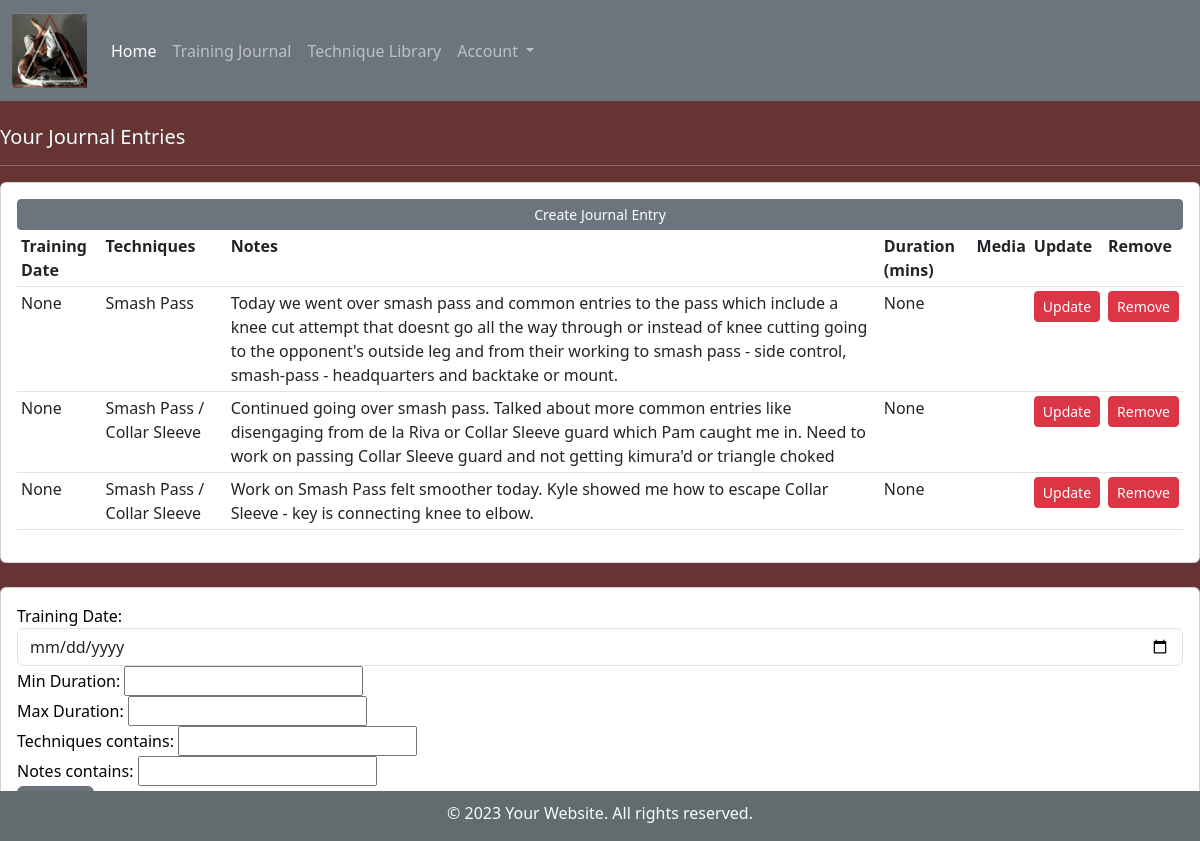
Screenshot of /trainingjournal/ (signed in) with the database file from the repository.
### djangoApp/models.py (models this page shows, shortened)
class TrainingLogEntry(models.Model):
    id = models.AutoField(primary_key=True)
    user = models.ForeignKey(User, on_delete=models.CASCADE, null=True)
    Date_Added = models.DateTimeField(auto_now_add=True, null=True)
    Training_Date=models.DateField(null=True)
    Techniques = models.CharField(max_length=100, null=True)
    Notes=models.TextField(blank=True, null=True)
    Duration = models.IntegerField(null=True, blank=True, help_text="Minutes")
    image = models.ImageField(upload_to='training_log_images/', blank=True, null=True)
    video = models.FileField(upload_to='training_log_videos/', blank=True, null=True)  # Video field added

### djangoApp/views.py (the view)
# urls.py: path('trainingjournal/', views.trainingjournal, name='trainingjournal'),
@login_required(login_url='loginpage')
def trainingjournal(request):
   current_user= request.user
   journalentry = TrainingLogEntry.objects.filter(user=current_user)
   jFilter = TrainingLogFilter(request.GET, queryset=journalentry)
   journalentry= jFilter.qs
   context = {'jFilter': jFilter, 'journalentry':journalentry}
   return render(request, 'djangoApp/trainingjournal.html', context)

### djangoApp/templates/djangoApp/trainingjournal.html (shortened to what this page needs)
{% extends 'djangoApp/main.html' %}
{% block content %}
<br>
<div class="row">
    <div class="col-md-12">
        <h5>Your Journal Entries</h5>
        <hr>
        <div class = "card card-body">
            <a class="btn btn-secondary btn-sm btn-block" href ="{% url 'journalform' %}">Create Journal Entry
            </a>
            <table class="table table-sm">
                <tr>
                    <th>Training Date</th>
                    <th>Techniques</th>
                    <th>Notes</th>
                    <th>Duration (mins)</th>
                    <th>Media</th>
                    <th>Update</th>
                    <th>Remove</th>
                </tr>
                {% for i in journalentry %}
                    <tr>
                        <td>{{i.Training_Date}}</td>
                        <td>{{i.Techniques}}</td>
                        <td>{{i.Notes}}</td>
                        <td>{{i.Duration}}</td>
                        <td>
                        </td>
                        <td><a class="btn btn-secondary btn-sm btn-danger" href="{% url 'updatejournal' i.id %}">Update</a></td>
                        <td><a class="btn btn-secondary btn-sm btn-danger" href="{% url 'deletejournal' i.id %}">Remove</a></td>
                    </tr>
                {% endfor %}
            </table>
        </div>
        </div>
    </div>
<br>
<div class="row">
    <div class="col-md-12">
        <div class="card card-body">
            <form style="color:black" method="get">
                <div class="form-group">
                    <label for="Training_Date">Training Date:</label>
                    <input type="date" id="Training_Date" name="Training_Date" class="form-control" value="{{ request.GET.Training_Date }}" placeholder="Training Date">
                </div>
                      {% if jFilter.form.Duration_min %}
                      <div class="form-group">
                          {{ jFilter.form.Duration_min.label_tag }}
                          {{ jFilter.form.Duration_min }}
                      </div>
                      {% endif %}
                      {% if jFilter.form.Duration_max %}
                      <div class="form-group">
                          {{ jFilter.form.Duration_max.label_tag }}
                          {{ jFilter.form.Duration_max }}
                      </div>
                      {% endif %}
                {% if jFilter.form.Techniques %}
                <div class="form-group">
                    {{ jFilter.form.Techniques.label_tag }}
                    {{ jFilter.form.Techniques }}
                </div>
                {% endif %}
                {% if jFilter.form.Notes %}
                <div class="form-group">
                    {{ jFilter.form.Notes.label_tag }}
                    {{ jFilter.form.Notes }}
                </div>
                {% endif %}
                <button class="btn btn-secondary" type="submit">Search</button>
            </form>
        </div>
    </div>
</div>
{% endblock %}

### djangoApp/templates/djangoApp/main.html (shortened to what this page needs)
{% load static %}
<!DOCTYPE html>
<head>
    <link href="https://cdn.jsdelivr.net/npm/bootstrap@5.3.0/dist/css/bootstrap.min.css" rel="stylesheet">
</head>
<body>
    <nav class="navbar sticky-top navbar-expand-lg navbar-dark bg-secondary">
        <div class="container-fluid">
          <a class="navbar-brand" href="#">
            <img src="{% static 'djangoApp/images/BJJLogo.png' %}" alt = "Logo" width = "75" height = "75" class="d-inline-block align-text-middle">
            </a>
          <div class="collapse navbar-collapse" id="navbarNavDropdown">
            <ul class="navbar-nav">
              <li class="nav-item">
                <a class="nav-link active" aria-current="page" href="{% url 'home' %}">Home</a>
              </li>
              <li class="nav-item">
                <a class="nav-link" href="{% url 'trainingjournal' %}">Training Journal</a>
              </li>
              <li class="nav-item">
                <a class="nav-link" href="{% url 'techniquelibrary' %}">Technique Library</a>
              </li>
              <li class="nav-item dropdown">
                <a class="nav-link dropdown-toggle" href="#" role="button" data-bs-toggle="dropdown" aria-expanded="false">
                  Account
                </a>
              </li>
            </ul>
          </div>
        </div>
      </nav>
    {% block content %}
    {% endblock %}
    <div class = "footer">
      <p>&copy; 2023 Your Website. All rights reserved.</p>
    </div>
</body>
</html>

### djangoApp/templates/djangoApp/main.html (style rules this page uses)
body { background-color: rgb(103, 52, 52); color:azure }
.footer { position: fixed; left: 0; bottom: 0; width: 100%; height: 50px; background-color: #646b6c; text-align: center; line-height: 45px }

### rows the page displays
TrainingLogEntry: Training_Date "None", Techniques "Smash Pass", Notes "Today we went over smash pass and common entries to the pass which include a knee cut attempt that doesnt go all the way through or instead of knee cutting going to the opponent's outside leg and from their working to smash pass - side control, smash-pass - headquarters and backtake or mount.", Duration "None"
TrainingLogEntry: Training_Date "None", Techniques "Smash Pass / Collar Sleeve", Notes "Continued going over smash pass. Talked about more common entries like disengaging from de la Riva or Collar Sleeve guard which Pam caught me in. Need to work on passing Collar Sleeve guard and not getting kimura'd or triangle choked", Duration "None"
TrainingLogEntry: Training_Date "None", Techniques "Smash Pass / Collar Sleeve", Notes "Work on Smash Pass felt smoother today. Kyle showed me how to escape Collar Sleeve - key is connecting knee to elbow.", Duration "None"

### other values shown
{{ jFilter.form.Duration_min.label_tag }} "Min Duration:"
{{ jFilter.form.Duration_max.label_tag }} "Max Duration:"
{{ jFilter.form.Techniques.label_tag }} "Techniques contains:"
{{ jFilter.form.Notes.label_tag }} "Notes contains:"
